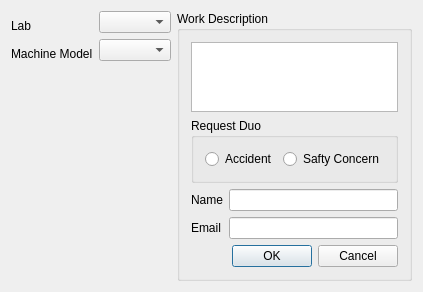
<?xml version="1.0" encoding="UTF-8"?>
<ui version="4.0">
 <class>MaintenanceRequestForm</class>
 <widget class="QDialog" name="MaintenanceRequestForm">
  <property name="geometry">
   <rect>
    <x>0</x>
    <y>0</y>
    <width>373</width>
    <height>278</height>
   </rect>
  </property>
  <property name="windowTitle">
   <string>Maintenance Request Form</string>
  </property>
  <property name="sizeGripEnabled">
   <bool>false</bool>
  </property>
  <layout class="QGridLayout" name="gridLayout_2">
   <item row="0" column="0">
    <layout class="QGridLayout" name="gridLayout">
     <item row="0" column="0" rowspan="2">
      <widget class="QLabel" name="label">
       <property name="maximumSize">
        <size>
         <width>150</width>
         <height>16777215</height>
        </size>
       </property>
       <property name="text">
        <string>Lab</string>
       </property>
      </widget>
     </item>
     <item row="0" column="1">
      <widget class="QComboBox" name="comboBox_lab"/>
     </item>
     <item row="1" column="1" rowspan="2">
      <widget class="QComboBox" name="comboBox_Machine">
       <property name="maximumSize">
        <size>
         <width>200</width>
         <height>16777215</height>
        </size>
       </property>
      </widget>
     </item>
     <item row="2" column="0">
      <widget class="QLabel" name="label_2">
       <property name="text">
        <string>Machine Model</string>
       </property>
      </widget>
     </item>
    </layout>
   </item>
   <item row="0" column="1" rowspan="2">
    <widget class="QGroupBox" name="groupBox">
     <property name="title">
      <string>Work Description</string>
     </property>
     <layout class="QVBoxLayout" name="verticalLayout_3">
      <item>
       <widget class="QTextEdit" name="textEdit"/>
      </item>
      <item>
       <widget class="QGroupBox" name="groupBox_2">
        <property name="title">
         <string>Request Duo </string>
        </property>
        <layout class="QHBoxLayout" name="horizontalLayout">
         <item>
          <widget class="QRadioButton" name="radioButton">
           <property name="text">
            <string>Accident</string>
           </property>
          </widget>
         </item>
         <item>
          <widget class="QRadioButton" name="radioButton_2">
           <property name="text">
            <string>Safty Concern</string>
           </property>
          </widget>
         </item>
        </layout>
       </widget>
      </item>
      <item>
       <layout class="QHBoxLayout" name="horizontalLayout_2">
        <item>
         <layout class="QVBoxLayout" name="verticalLayout_2">
          <item>
           <widget class="QLabel" name="label_3">
            <property name="text">
             <string>Name</string>
            </property>
           </widget>
          </item>
          <item>
           <widget class="QLabel" name="label_4">
            <property name="text">
             <string>Email</string>
            </property>
           </widget>
          </item>
         </layout>
        </item>
        <item>
         <layout class="QVBoxLayout" name="verticalLayout">
          <item>
           <widget class="QLineEdit" name="lineEdit"/>
          </item>
          <item>
           <widget class="QLineEdit" name="lineEdit_2"/>
          </item>
         </layout>
        </item>
       </layout>
      </item>
      <item>
       <widget class="QDialogButtonBox" name="buttonBox">
        <property name="standardButtons">
         <set>QDialogButtonBox::Cancel|QDialogButtonBox::Ok</set>
        </property>
       </widget>
      </item>
     </layout>
    </widget>
   </item>
   <item row="1" column="0">
    <spacer name="verticalSpacer">
     <property name="orientation">
      <enum>Qt::Vertical</enum>
     </property>
     <property name="sizeHint" stdset="0">
      <size>
       <width>20</width>
       <height>406</height>
      </size>
     </property>
    </spacer>
   </item>
  </layout>
 </widget>
 <layoutdefault spacing="6" margin="11"/>
 <resources/>
 <connections>
  <connection>
   <sender>buttonBox</sender>
   <signal>rejected()</signal>
   <receiver>MaintenanceRequestForm</receiver>
   <slot>reject()</slot>
   <hints>
    <hint type="sourcelabel">
     <x>353</x>
     <y>243</y>
    </hint>
    <hint type="destinationlabel">
     <x>25</x>
     <y>262</y>
    </hint>
   </hints>
  </connection>
  <connection>
   <sender>buttonBox</sender>
   <signal>accepted()</signal>
   <receiver>MaintenanceRequestForm</receiver>
   <slot>accept()</slot>
   <hints>
    <hint type="sourcelabel">
     <x>353</x>
     <y>258</y>
    </hint>
    <hint type="destinationlabel">
     <x>46</x>
     <y>205</y>
    </hint>
   </hints>
  </connection>
 </connections>
</ui>
